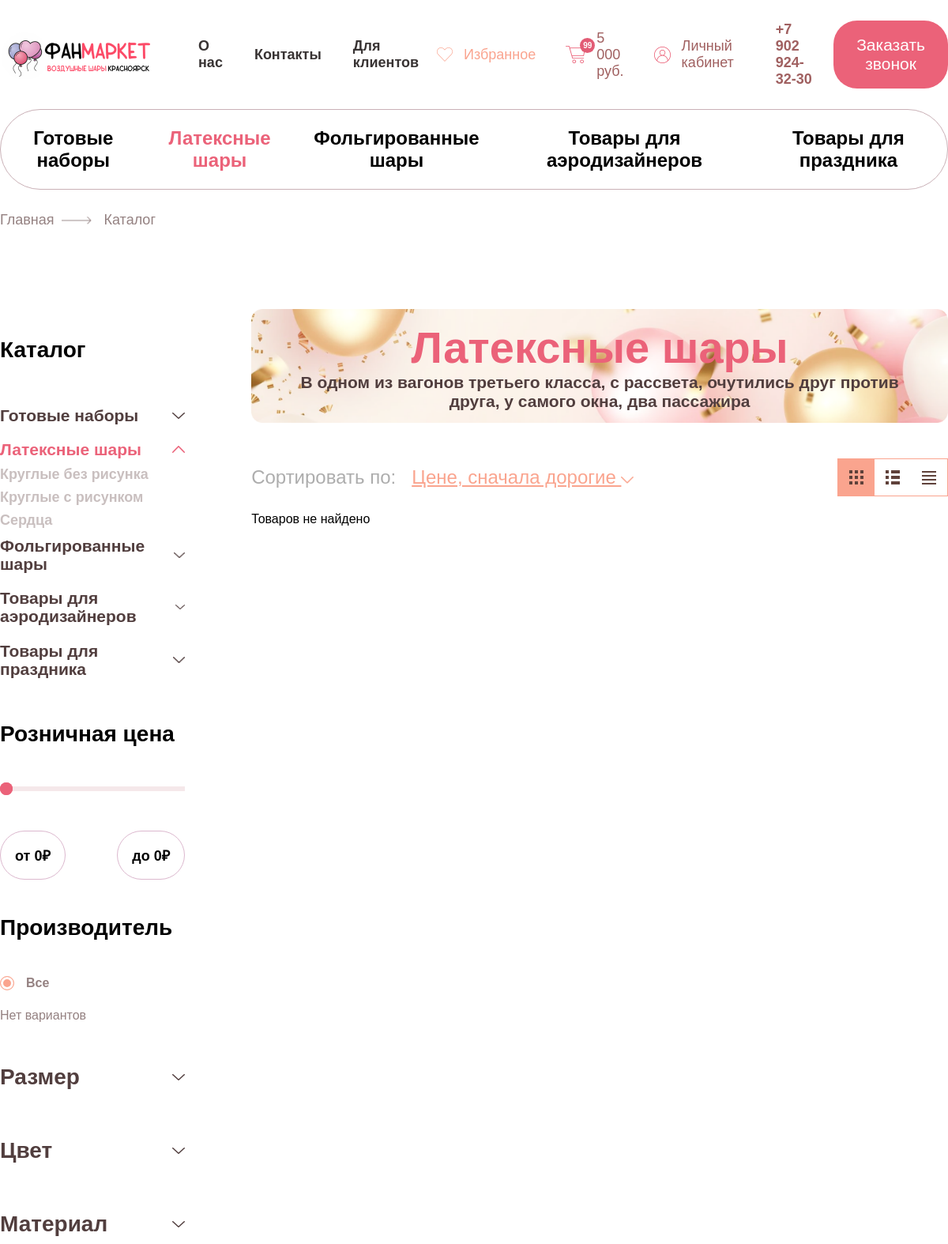
Page /catalog/latex-baloons/ (upper part) on the earlier database version.
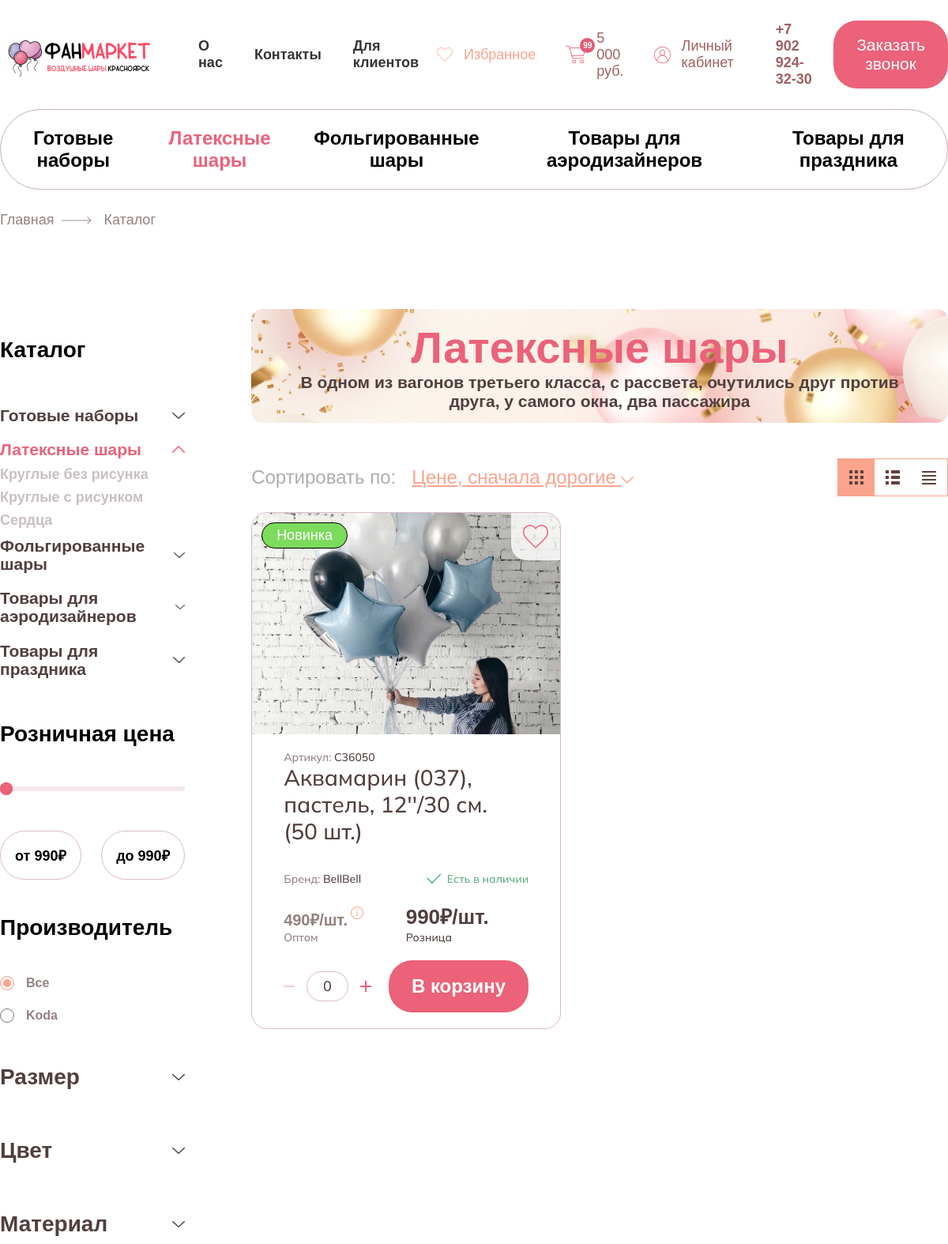
Same page on the later database version.
### products/models.py (models this page shows, shortened)
class Category(models.Model):
    name = models.CharField(max_length=40)
    slug = models.SlugField(unique=True)

class Product(models.Model):
    id = models.IntegerField(primary_key=True)
    title = models.CharField(max_length=100)
    artikul = models.CharField(max_length=6)
    brand = models.CharField(max_length=100)
    in_stock = models.IntegerField()
    manufacturer = models.CharField(max_length=75)
    price = models.IntegerField()
    price_in_bulk = models.IntegerField()
    size = models.CharField(max_length=75)
    color = models.CharField(max_length=75)
    material = models.CharField(max_length=75)
    theme = models.CharField(max_length=100)
    form = models.CharField(max_length=100)
    category = models.ForeignKey(Category, on_delete=models.SET_DEFAULT, default=None)
    chip = models.ForeignKey(Chip, on_delete=models.SET_DEFAULT, default=None, null=True, blank=True)
    thumbnail_img = models.ImageField(upload_to=MEDIA_ROOT, default=None, null=True)

class Chip(models.Model):
    name = models.CharField(max_length=30)
    color = models.CharField(max_length=7)

### products/views.py (the view)
# urls.py: path('catalog/', include('products.urls'))
def catalog(request, slug):
    category = get_object_or_404(Category, slug=slug)
    base = Product.objects.filter(category=category)
    products = base.select_related('chip')
    price_min = request.GET.get('price_min')
    price_max = request.GET.get('price_max')
    if price_min:
        products = products.filter(price__gte=price_min)
    if price_max:
        products = products.filter(price__lte=price_max)
    manufacturer = request.GET.get('manufacturer')
    if manufacturer:
        products = products.filter(manufacturer=manufacturer)
    for field in MULTI_FILTERS:
        values = request.GET.getlist(field)
        if values:
            products = products.filter(**{f'{field}__in': values})
    sort = request.GET.get('sort', 'price')
    products = products.order_by(SORT_OPTIONS.get(sort, 'price'))
    bounds = base.aggregate(lo=Min('price'), hi=Max('price'))
    price_lo = bounds['lo'] if bounds['lo'] is not None else 0
    price_hi = bounds['hi'] if bounds['hi'] is not None else 0
    options = {
        field: base.exclude(**{field: ''})
        .values_list(field, flat=True)
        .distinct()
        .order_by(field)
        for field in ('manufacturer',) + MULTI_FILTERS
    }
    return render(request, 'catalog/catalog.html', {
        'products': products,
        'category': category,
        'categories': Category.objects.all(),
        'manufacturers': options['manufacturer'],
        'sizes': options['size'],
        'colors': options['color'],
        'materials': options['material'],
        'themes': options['theme'],
        'forms': options['form'],
        'selected': {
            'manufacturer': manufacturer or '',
            **{field: request.GET.getlist(field) for field in MULTI_FILTERS},
        },
        'price_lo': price_lo,
        'price_hi': price_hi,
        'current_sort': sort,
    })

### products/templatetags/query_params.py (called while the page is built)
@register.simple_tag(takes_context=True)
def url_with(context, **kwargs):
    request = context.get('request')
    params = request.GET.copy() if request else QueryDict(mutable=True)
    for key, value in kwargs.items():
        if value is None:
            params.pop(key, None)
        else:
            params[key] = value
    params.pop('page', None)
    encoded = params.urlencode()
    return f'?{encoded}' if encoded else ''

### products/templates/catalog/catalog.html (shortened to what the changed rows need)
{% extends "layout.html" %}
{% load static query_params %}
{% block content %}
    <section>
        <div class="container">
            <div class="top-bar">
                <ul>
                    {% for categ in categories %}
                        {% if categ == category %}
                        <li class="choosen"><a href="{% url 'products:catalog' slug=categ.slug %}{% url_with %}">{{ categ.name }}</a></li>
                        {% else %}
                        <li><a href="{% url 'products:catalog' slug=categ.slug %}{% url_with %}">{{ categ.name }}</a></li>
                        {% endif %}
                    {% endfor %}
                </ul>
            </div>
        </div>
    </section>
    <section class="main">
        <div class="container">
            <div class="products-catalog">
                <div class="catalog-filter">
                    <form class="filters" id="filters" method="get" action="{% url 'products:catalog' slug=category.slug %}">
                        <h2 class="filter-title">Каталог</h2>
                        <h2 class="filter-title">Розничная цена</h2>
                        <div class="price-inputs">
                            <label class="price-field min">от <span>{{ request.GET.price_min|default:price_lo }}</span>₽</label>
                            <label class="price-field max">до <span>{{ request.GET.price_max|default:price_hi }}</span>₽</label>
                        </div>
                        <h2 class="filter-title">Производитель</h2>
                        <div class="options">
                            <label class="radio"><input type="radio" name="manufacturer" value=""{% if not selected.manufacturer %} checked{% endif %}><span>Все</span></label>
                            {% for manufacturer in manufacturers %}
                            <label class="radio"><input type="radio" name="manufacturer" value="{{ manufacturer }}"{% if manufacturer == selected.manufacturer %} checked{% endif %}><span>{{ manufacturer }}</span></label>
                            {% empty %}
                            <p class="filter-empty">Нет вариантов</p>
                            {% endfor %}
                        </div>
                    </form>
                </div>
                <div class="product-cards grid">
                    <div class="name-plate">
                        <div>
                            <h1>{{ category.name }}</h1>
                            <p>В одном из вагонов третьего класса, с рассвета, очутились друг против друга, у самого окна, два пассажира</p>
                        </div>
                    </div>
                    <div class="sort-row">
                        <div class="sort">
                        </div>
                        <div class="layout">
                        </div>
                    </div>
                    {% for product in products %}
                    <div class="product-card">
                        <img class="product-favorite" src="{% static "images/icons/favorite_empty.png" %}" alt="Товар не в избранном" toggle="false" data-empty="{% static "images/icons/favorite_empty.png" %}" data-full="{% static "images/icons/favorite_full.png" %}">
                        <img class="product-img" src="{% static 'images/product_placeholder.png' %}" alt="{{ product.title }}">
                        <div class="product-card-body">
                            <div class="h1-and-bellow">
                                {% if product.chip %}
                                <p class="product-chip"{% if product.chip.color %} style="background-color: {{ product.chip.color }}"{% endif %}>{{ product.chip.name }}</p>
                                {% endif %}
                                <p class="product-property">Артикул: <span>{{ product.artikul }}</span></p>
                                <h1><a href="{% url 'products:product' id=product.id slug=category.slug %}">{{ product.title }} <span class="no-wrap">({{ product.in_stock }} шт.)</span></a></h1>
                            </div>
                            <div class="bellow-h1">
                                {% if product.in_stock > 0 %}
                                <div class="product-in-stock">
                                    <img src="{% static 'images/icons/positive_mark.png' %}" alt="Товар есть в наличии">
                                    <p>Есть в наличии</p>
                                </div>
                                {% else %}
                                <div class="product-in-stock" style="color: #b23b3b">
                                    <img src="{% static 'images/icons/negative_mark.png' %}" alt="Товара нет в наличии">
                                    <p>Нет в наличии</p>
                                </div>
                                {% endif %}
                                <p class="product-property">Бренд: <span>{{ product.brand }}</span></p>
                            </div>
                            <div class="prices">
                                <div class="price-in-bulk">
                                    <p class="price">{{ product.price_in_bulk }}₽/шт.</p>
                                    <img src="{% static 'images/icons/info.png' %}" alt="Цена оптом">
                                    <p>Оптом</p>
                                </div>
                                <div class="price-by-one">
                                    <p class="price">{{ product.price }}₽/шт.</p>
                                    <p>Розница</p>
                                </div>
                            </div>
                        </div>
                        <div class="product-card-bottom">
                            {% if product.in_stock > 0 %}
                            <div class="product-card-amount">
                                <div class="minus"><img src="{% static 'images/icons/minus_not_active.png' %}" alt="Убрать 1 товар" data-full="{% static "images/icons/minus_active.png" %}" data-empty="{% static "images/icons/minus_not_active.png" %}"></div>
                                <p>0</p>
                                <div class="plus" data-stock="{{ product.in_stock }}"><img src="{% static 'images/icons/plus_active.png' %}" alt="Добавить 1 товар" data-full="{% static "images/icons/plus_active.png" %}" data-empty="{% static "images/icons/plus_not_active.png" %}"></div>
                            </div>
                            <button class="primary-btn">В корзину</button>
                            {% else %}
                            <a class="restock-link" href="#">Узнать о поступлении</a>
                            {% endif %}
                        </div>
                    </div>
                    {% empty %}
                    <p class="catalog-empty">Товаров не найдено{% if request.GET %} — <a href="{% url 'products:catalog' slug=category.slug %}">сбросить фильтры</a>{% endif %}</p>
                    {% endfor %}
                </div>
            </div>
        </div>
    </section>
{% endblock content %}

Differences in the rows shown:
added Product: chip.name "Новинка", artikul "C36050", title "Аквамарин (037), пастель, 12''/30 см.", in_stock "50", brand "BellBell", price_in_bulk "490", price "990"
Other differences:
{{ request.GET.price_min|default:price_lo }}: "0" → "990"
{{ request.GET.price_max|default:price_hi }}: "0" → "990"
new list line: "☐ Koda Koda"
text no longer shown: "Нет вариантов Товаров не найдено"
